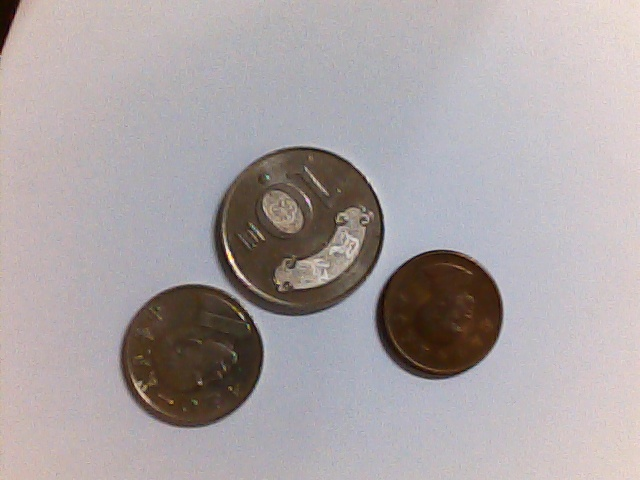
#> input picture TW's coin matching/OpenCV_findContours_TWcoin_v1/twcoin.jpg, 640 x 480 px
$ jupyter execute --allow-errors OpenCV_findContours_TWcoin_v1.ipynb
#> lines starting #> are read from the running program, lines starting #| are printed output that depends on the picture; after the words box and inside, x2 and y2 are one past the last pixel; in counts of white or black regions, pixels touching at a corner belong together
# 導入需要的模組. Import the necessary modules.

[cell 1]
import cv2
import numpy as np
from numpy import array, uint8

# 載入圖片 Load image

[cell 2]
img = cv2.imread("twcoin.jpg")
#> img is the input picture: shape (480, 640, 3); mean B, G, R 164, 162.7, 170.4
# img = cv2.imread("twcoin_1.jpg")

# 等比例縮放尺寸 Change image size

[cell 3]
original_height, original_width = img.shape[:2] # Get the original size of the image
#> original_height = 480; original_width = 640

new_width = new_height = 640 # Set new size

# Determine which of the width and height of the image is closer to 640
if original_width > original_height: # If the original width is greater than the height, execute here.
    # 計算寬度縮放比例 Calculate width scaling ratio
    if original_width > new_width: # If the original width is greater than 640, execute here to obtain the scaling ratio of the size.
        scale = original_width / new_width
        img = cv2.resize(img,(new_width, int(original_height/scale)))

    else: # If the original width is less than 640, execute here to obtain the scaling ratio of the size.
        scale = new_width / original_width
#> scale = 1
        print("scle" , scale)
#| scle 1.0
        print("int(original_height*scale) = ", int(original_height*scale))
#| int(original_height*scale) =  480
        img = cv2.resize(img, (new_width,int(original_height*scale)))

else: # If the original width is less than the height, execute here.
    if original_height > new_height: # If the original height is greater than 640, execute here to obtain the scaling ratio of the size.
        scale = original_height / new_height
        img = cv2.resize(img, (int(original_width/scale), new_height))

    else: # If the original width is less than 640, execute here to obtain the scaling ratio of the size.
        scale = new_height / original_height
        img = cv2.resize(img, (int(new_width*scale), new_height))

print('Resized Dimensions : ', img.shape)
#| Resized Dimensions :  (480, 640, 3)

cv2.imshow('image', img)
cv2.waitKey(0)
cv2.destroyAllWindows()

# 寬或高不到640的位置顯示白色 Positions with a width or height less than 640 are displayed in white.

[cell 4]
# If the original image's height is greater than its width.
if img.shape[0] > img.shape[1]:
    pad = (img.shape[0] - img.shape[1]) // 2
    img = cv2.copyMakeBorder(img, 0, 0, pad, pad, cv2.BORDER_CONSTANT, value=[255, 255, 255])

else: # If the width of the original image is greater than the height.
    pad = (img.shape[1] - img.shape[0]) // 2
#> pad = 80
    img = cv2.copyMakeBorder(img, pad, pad, 0, 0, cv2.BORDER_CONSTANT, value=[255, 255, 255])
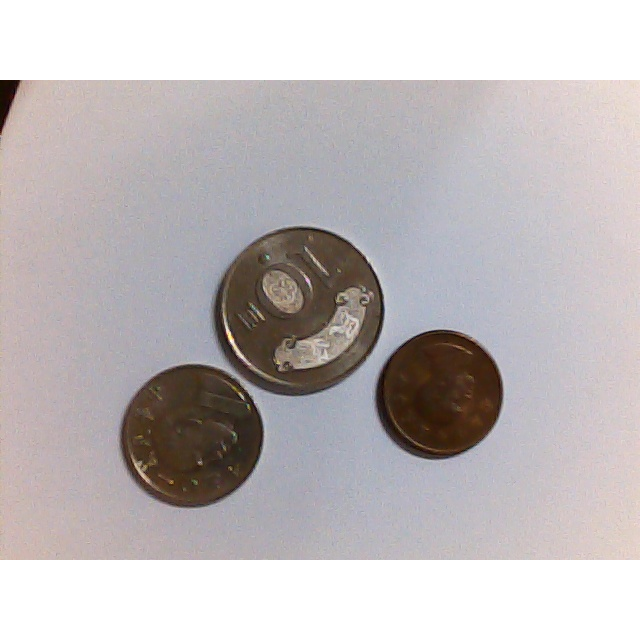
#> img: shape (640, 640, 3); mean B, G, R 186.8, 185.8, 191.6

# 縮放後的尺寸
print('Resized Dimensions : ', img.shape)
#| Resized Dimensions :  (640, 640, 3)
cv2.imshow('image', img)
cv2.waitKey(0)
cv2.destroyAllWindows()

# copy 變更完成照片 copy the changed photo

[cell 5]
image_copy = img.copy()

# 轉成灰階Gray Convert to grayscale

[cell 6]
gray_img = cv2.cvtColor(img, cv2.COLOR_BGR2GRAY)
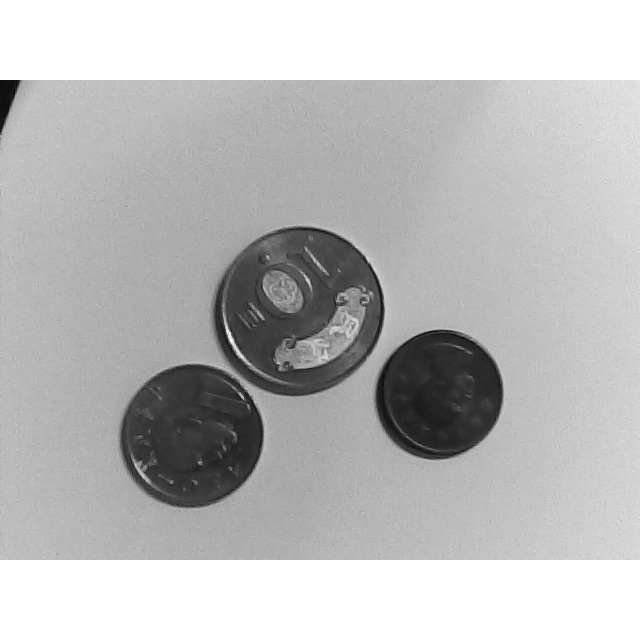
#> gray_img: shape (640, 640); min 3, max 255, mean 187.6

cv2.imshow('GRAY', gray_img)
cv2.waitKey(0)
cv2.destroyAllWindows()

# 二值化-顔色反轉 Binarization processing

[cell 7]
ret, binary_img = cv2.threshold(gray_img, 120, 255, cv2.THRESH_BINARY_INV)
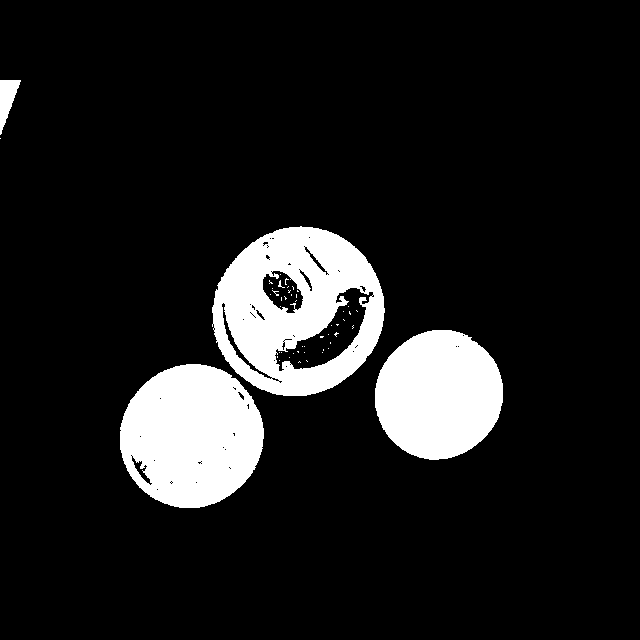
#> binary_img: shape (640, 640); 11.6% white; 49 white regions (45 under 20 px)

cv2.imshow('Binary_img', binary_img)
cv2.waitKey(0)
cv2.destroyAllWindows()

# 用findContours 取得 contours. Get contours using findContours

[cell 8]
contours, _ = cv2.findContours(binary_img,cv2.RETR_EXTERNAL, cv2.CHAIN_APPROX_SIMPLE)
#> contours = 5 contours, 1 with area under 20; largest, box (x1, y1, x2, y2) and area: (212, 226, 385, 396) 22406, (120, 364, 264, 508) 15928, (375, 330, 503, 460) 12784, (0, 80, 21, 135) 541

# 列出所有的區域 List all detected Areas
Use Area to determine the Area of different Coins

[cell 9]
for contour in contours:
    area = cv2.contourArea(contour)
    if area > 10000:
        print(f"Contour Area: {area}")
#> this loop made 5 passes
#> area on passes 1, 2, 3, 5: 15928.5, 12783.5, 22405.5, 541
#| Contour Area: 15928.5
#| Contour Area: 12783.5
#| Contour Area: 22405.5

# 判斷coin area. Use Area to determine the Area of different Coins

Contour Area: 30455.5
Contour Area: 18319.5
Contour Area: 31266.5

# 把所有的資料存到contours_dic{}. All data is stored in contours_dic{}

[cell 10]
coin_area = {"10coin":30000,"5coin":20000,"1coin":18000} # Set coin_area{} from the area where the coin is judged.
contours_dic = {}

#> (the rest of this cell did not finish here and is left out)

# 繪製coin方框與標識coin金額 Make  and mark the coin amount

[cell 11]
# Get the required data from contours_dic.
for key, value in contours_dic.items():
    coin = value['coin']
    area = value['area']
    center_x = value['center_x']
    center_y = value['center_y']
    left_x = value['left_x']
    left_y = value['left_y']
    right_x = value['right_x']
    right_y = value['right_y']
    width = value['width']
    height = value['height']

    # Draw the frame and Area
    cv2.rectangle(image_copy, (left_x, left_y), (right_x , right_y ), (0, 255, 255), 2)
    cv2.putText(image_copy, f'Area : {area}', (left_x, left_y-5), 2, .6, (0,0,255), 1, 5)

    # Draw the center of the circle and coin.
    cv2.circle(image_copy, (center_x, center_y), 5 , (0, 255, 255), thickness=-1)
    cv2.putText(image_copy, f'{coin}', (center_x, center_y-10), 2, .6, (0,0,255), 1, 5)


cv2.imshow('Image with Contours', image_copy)
cv2.waitKey(0)
cv2.destroyAllWindows()

# 列出金幣數量與計算總金額 List number of coins and calculate total amount

[cell 12]
num_10coin = sum(1 for item in contours_dic.values() if item['coin'] == '10coin')
num_5coin = sum(1 for item in contours_dic.values() if item['coin'] == '5coin')
num_1coin = sum(1 for item in contours_dic.values() if item['coin'] == '1coin')
total_amount = (10*num_10coin)+(5*num_5coin)+num_1coin
print(f"有 {num_10coin} 個 10coin")
print(f"有 {num_5coin} 個 5coin")
print(f"有 {num_1coin} 個 1coin")
print(f"Total amount: {total_amount} ")

cv2.putText(image_copy, f"10coin : {num_10coin} pcs", (5, 15), 2, .6, (0,0,255), 1, 5)
cv2.putText(image_copy, f"5coin : {num_5coin} pcs", (5, 30), 2, .6, (0,0,255), 1, 5)
cv2.putText(image_copy, f"1coin : {num_1coin} pcs", (5, 45), 2, .6, (0,0,255), 1, 5)
cv2.putText(image_copy, f"Total amount: NT$ {total_amount}", (5, 60), 2, .6, (0,0,255), 1, 5)
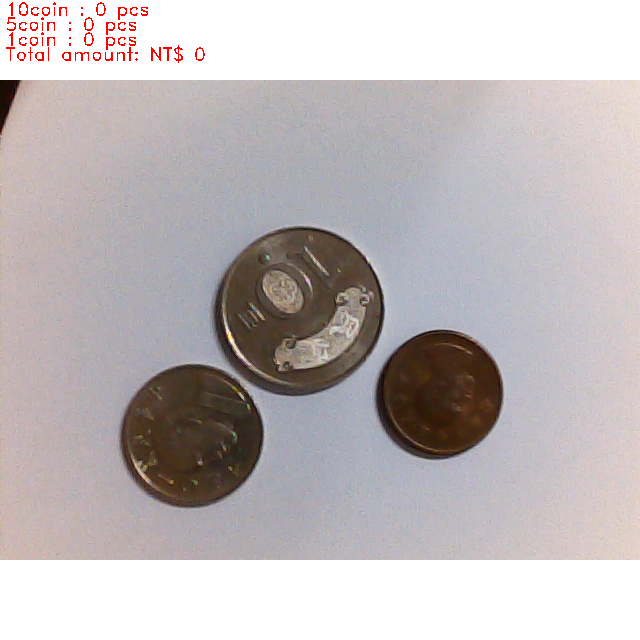
#> image_copy: shape (640, 640, 3); mean B, G, R 185.7, 184.8, 191.6
# 显示图像
cv2.imshow('Image with Contours', image_copy)
cv2.waitKey(0)
cv2.destroyAllWindows()
